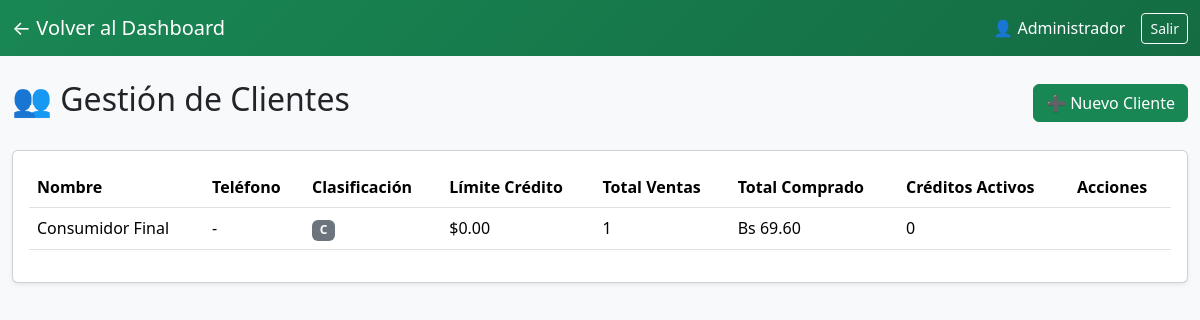
The app's page /clientes.php (signed in) with its own data.
### tables this page shows
CREATE TABLE `clientes` (
  `id` int(11) NOT NULL AUTO_INCREMENT,
  `nombre` varchar(255) NOT NULL,
  `telefono` varchar(50) DEFAULT NULL,
  `direccion` text DEFAULT NULL,
  `clasificacion` enum('A','B','C') DEFAULT 'C',
  `limite_credito` decimal(12,2) DEFAULT 0.00,
  `created_at` timestamp NOT NULL DEFAULT current_timestamp(),
  `updated_at` timestamp NOT NULL DEFAULT current_timestamp() ON UPDATE current_timestamp(),
  PRIMARY KEY (`id`)
);

### config.php (called while the page is built, shortened)
<?php
function formatMoney($amount, $currency = 'Bs') {
    return $currency . ' ' . number_format($amount, 2, '.', ',');
}
?>

### clientes.php (the view, shortened to what this page needs)
<?php
require_once 'config.php';
$clientes = $pdo->query("
    SELECT c.*,
           COUNT(DISTINCT v.id) as total_ventas,
           IFNULL(SUM(v.total_bs), 0) as total_comprado,
           (SELECT COUNT(*) FROM creditos cr WHERE cr.cliente_id = c.id) as creditos_activos
    FROM clientes c
    LEFT JOIN ventas v ON c.id = v.cliente_id
    GROUP BY c.id
    ORDER BY c.nombre
")->fetchAll();
?>
<!DOCTYPE html>
<html lang="es">
<head>
    <link href="https://cdn.jsdelivr.net/npm/bootstrap@5.3.2/dist/css/bootstrap.min.css" rel="stylesheet">
</head>
<body>
    <?php include 'header.php'; ?>
    <div class="container-fluid" x-data="clientesApp()" x-cloak>
        <div class="d-flex justify-content-between align-items-center mb-4">
            <h2>👥 Gestión de Clientes</h2>
            <button class="btn btn-success" @click="abrirModalNuevo()">
                ➕ Nuevo Cliente
            </button>
        </div>
        <div class="card shadow-sm">
            <div class="card-body">
                <div class="table-responsive">
                    <table class="table table-hover">
                        <thead>
                            <tr>
                                <th>Nombre</th>
                                <th>Teléfono</th>
                                <th>Clasificación</th>
                                <th>Límite Crédito</th>
                                <th>Total Ventas</th>
                                <th>Total Comprado</th>
                                <th>Créditos Activos</th>
                                <th>Acciones</th>
                            </tr>
                        </thead>
                        <tbody>
                            <?php foreach ($clientes as $c): ?>
                            <tr>
                                <td><?= htmlspecialchars($c['nombre']) ?></td>
                                <td><?= htmlspecialchars($c['telefono'] ?: '-') ?></td>
                                <td>
                                    <span class="badge bg-<?= $c['clasificacion'] === 'A' ? 'success' : ($c['clasificacion'] === 'B' ? 'warning' : 'secondary') ?>">
                                        <?= $c['clasificacion'] ?>
                                    </span>
                                </td>
                                <td>$<?= number_format($c['limite_credito'], 2) ?></td>
                                <td><?= $c['total_ventas'] ?></td>
                                <td><?= formatMoney($c['total_comprado']) ?></td>
                                <td><?= $c['creditos_activos'] ?></td>
                                <td>
                                </td>
                            </tr>
                            <?php endforeach; ?>
                        </tbody>
                    </table>
                </div>
            </div>
        </div>
    </div>
</body>
</html>

### clientes.php (style rules this page uses)
body { background-color: #f8f9fa; }

### records on screen
clientes: nombre "Consumidor Final", telefono "-", clasificacion "C", limite_credito "0.00", total_ventas "1", total_comprado "Bs 69.60", creditos_activos "0"

### other values on screen
$_SESSION['user_name'] "Administrador"
